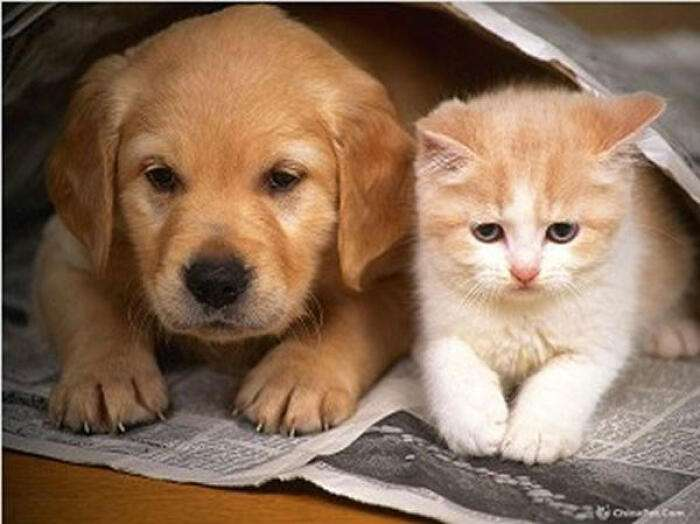
//> input picture opencv/data/test.jpg, 700 x 524 px
$ ./08_twoImgAdd   (built with g++ and OpenCV 4)
//> lines starting //> are read from the running program, lines starting //| are printed output that depends on the picture
#include <opencv2/opencv.hpp>
//#include <opencv2/core.hpp>
//#include <opencv2/imgcodecs.hpp>
//#include <opencv2/highgui.hpp>
#include <iostream>
#include <string>

using namespace std;
using namespace cv;

#define mycout cout<<"["<<__FILE__<<":"<<__LINE__<<"] "

/**两张图像相加*/
int twoImgAdd(Mat&src1,Mat&src2,Mat&dst,double alpha=0.5,double gama=0.0)
{
    if(src1.type()!=src2.type() || src1.size()!=src2.size())
    {
        mycout<<"两张图片不匹配"<<endl;
        return -1;
    }
    CV_Assert(src1.depth() == CV_8U);
    int channels = src1.channels();
    int nRows = src1.rows;
    // int nCols = src1.cols * channels;
    int nCols = src1.cols ;//* channels;

    Vec3b intensity_src1;
    Vec3b intensity_src2;
    Vec3b intensity_dst;
    for (int y=0;y<nRows;y++)
    {
        for (int x=0;x<nCols;x++)
        {
            // [6 lines of commented-out code are left out]
            intensity_src1=src1.at<Vec3b>(y, x);
            intensity_src2=src2.at<Vec3b>(y, x);
            intensity_dst=dst.at<Vec3b>(y, x);

            //
            intensity_dst.val[0]= saturate_cast<uchar>(intensity_src1.val[0]*alpha+intensity_src2.val[0]*(1-alpha)+gama);
            intensity_dst.val[1]=saturate_cast<uchar>(intensity_src1.val[1]*alpha+intensity_src2.val[1]*(1-alpha)+gama);
            intensity_dst.val[2]=saturate_cast<uchar>(intensity_src1.val[2]*alpha+intensity_src2.val[2]*(1-alpha)+gama);

            // 修改像素值
            dst.at<Vec3b>(y, x)=intensity_dst;
        }
    }

    return 0;
}

void showImg(Mat img[],string str[],int n)
{
    for (int i=0;i<n;i++)
    {
        namedWindow( str[i], WINDOW_AUTOSIZE );
        imshow(str[i], img[i]);
    }

    waitKey(0); // 等待用户退出
}

int main(int argc, char *argv[])
{
    string path="../data/test.jpg";
    string path2="../data/1.jpg";
    if (argc>3)
    {
        path=argv[1];
        path2=argv[2];
    }


    // 打开Image
    Mat img = imread(path, IMREAD_COLOR); // IMREAD_GRAYSCALE 以灰度图格式打开
//> img is the input picture: 524 rows x 700 cols, CV_8UC3; mean B, G, R 88.7, 110.7, 138.7
    if (img.empty())
    {
        mycout <<"load image fail"<<endl;
        return -1;
    }

    Mat img2 = imread(path2, IMREAD_COLOR); // IMREAD_GRAYSCALE 以灰度图格式打开
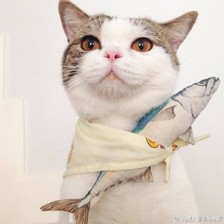
//> input picture opencv/data/1.jpg, 224 x 224 px
//> img2 is the input picture: 224 rows x 224 cols, CV_8UC3; mean B, G, R 196.1, 206, 217.4
    if (img2.empty())
    {
        mycout <<"load image fail"<<endl;
        return -1;
    }

    // resize 到统一大小
    Mat img_resize=Mat::zeros(img2.size(),img2.type());
    resize(img,img_resize,img_resize.size());
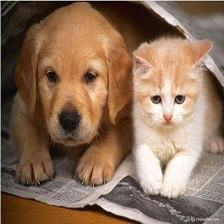
//> img_resize: 224 rows x 224 cols, CV_8UC3; mean B, G, R 88.6, 110.6, 138.6

    // 逐像素相加
    Mat dst=Mat::zeros(img2.size(),img2.type());

    twoImgAdd(img_resize,img2,dst);
//> the loop in twoImgAdd, `for (int y=0;y<nRows;y++)` made 224 passes
//> (intensity_src1, intensity_src2, intensity_dst) on passes 1 to 3: ([161, 180, 193], [238, 242, 243], [200, 211, 218]), ([23, 42, 55], [238, 242, 243], [130, 142, 149]), ([30, 52, 67], [238, 242, 243], [134, 147, 155])
//> after the loop in twoImgAdd, `for (int y=0;y<nRows;y++)`:
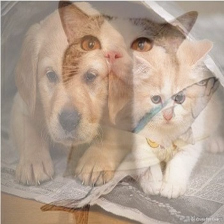
//> dst: 224 rows x 224 cols, CV_8UC3; mean B, G, R 142.3, 158.3, 178
//> after the loop in twoImgAdd, `for (int y=0;y<nRows;y++)`: intensity_src1 = [112, 113, 123]; intensity_src2 = [200, 209, 218]; intensity_dst = [156, 161, 170]

    // 显示
    Mat imgs[]={img,dst};
    string str[]={"origin","dst"};
    showImg(imgs,str,2);

    return 0;
}
